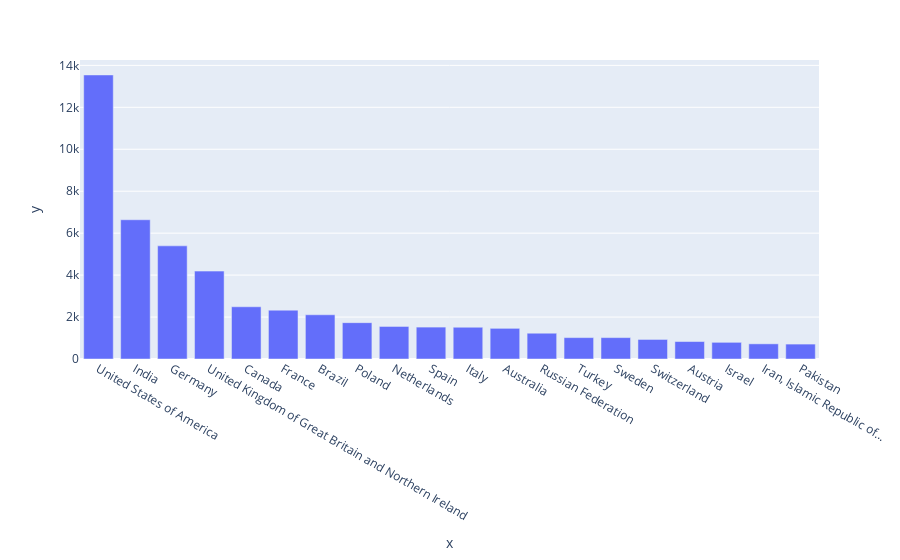
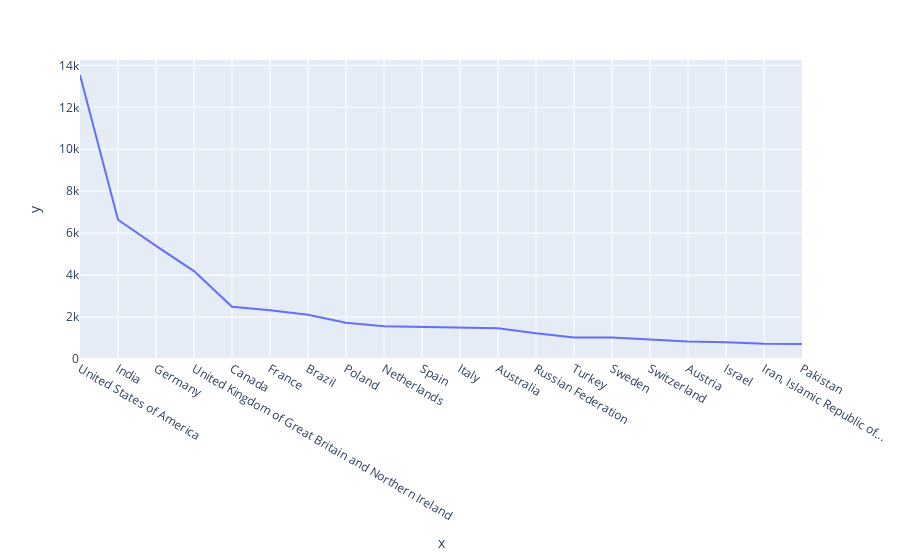

Notebook source saved alongside these figures, in order:
### Code cell
plot_bar_chart(df, 'Country')
plot_line_chart(df, 'Country')

### Figure 1 — Plotly figure (JSON) as saved in the notebook; plotly's stock layout.template omitted (floating-point values rounded to 4 significant figures)
{"data": [{"alignmentgroup": "True", "hovertemplate": "x=%{x}<br>y=%{y}<extra></extra>", "legendgroup": "", "marker": {"color": "#636efa", "pattern": {"shape": ""}}, "name": "", "offsetgroup": "", "orientation": "v", "showlegend": false, "textposition": "auto", "type": "bar", "x": ["United States of America", "India", "Germany", "United Kingdom of Great Britain and Northern Ireland", "Canada", "France", "Brazil", "Poland", "Netherlands", "Spain", "Italy", "Australia", "Russian Federation", "Turkey", "Sweden", "Switzerland", "Austria", "Israel", "Iran, Islamic Republic of...", "Pakistan"], "xaxis": "x", "y": [13543, 6639, 5395, 4190, 2490, 2328, 2109, 1732, 1555, 1521, 1514, 1462, 1229, 1020, 1020, 932, 833, 795, 723, 711], "yaxis": "y"}], "layout": {"barmode": "relative", "legend": {"tracegroupgap": 0}, "margin": {"t": 60}, "xaxis": {"anchor": "y", "domain": [0, 1], "title": {"text": "x"}}, "yaxis": {"anchor": "x", "domain": [0, 1], "title": {"text": "y"}}}}

### Figure 2 — Plotly figure (JSON) as saved in the notebook; plotly's stock layout.template omitted (floating-point values rounded to 4 significant figures)
{"data": [{"hovertemplate": "x=%{x}<br>y=%{y}<extra></extra>", "legendgroup": "", "line": {"color": "#636efa", "dash": "solid"}, "marker": {"symbol": "circle"}, "mode": "lines", "name": "", "orientation": "v", "showlegend": false, "type": "scatter", "x": ["United States of America", "India", "Germany", "United Kingdom of Great Britain and Northern Ireland", "Canada", "France", "Brazil", "Poland", "Netherlands", "Spain", "Italy", "Australia", "Russian Federation", "Turkey", "Sweden", "Switzerland", "Austria", "Israel", "Iran, Islamic Republic of...", "Pakistan"], "xaxis": "x", "y": [13543, 6639, 5395, 4190, 2490, 2328, 2109, 1732, 1555, 1521, 1514, 1462, 1229, 1020, 1020, 932, 833, 795, 723, 711], "yaxis": "y"}], "layout": {"legend": {"tracegroupgap": 0}, "margin": {"t": 60}, "xaxis": {"anchor": "y", "domain": [0, 1], "title": {"text": "x"}}, "yaxis": {"anchor": "x", "domain": [0, 1], "title": {"text": "y"}}}}
